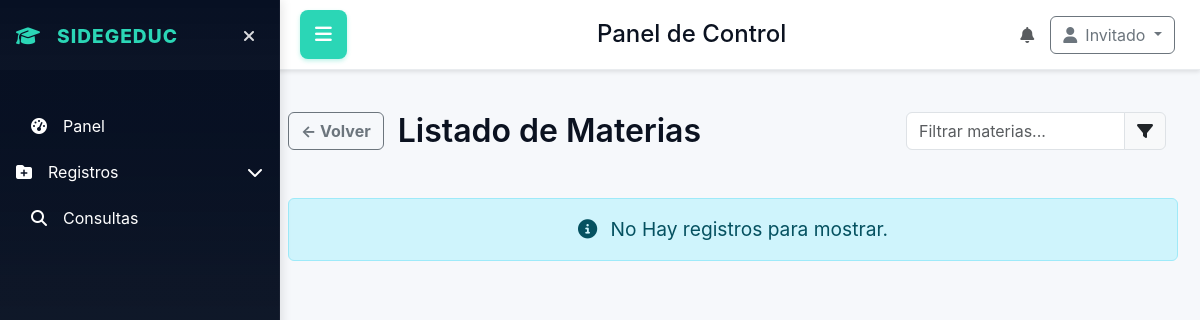
Before: /consultas/materias with the older database file.
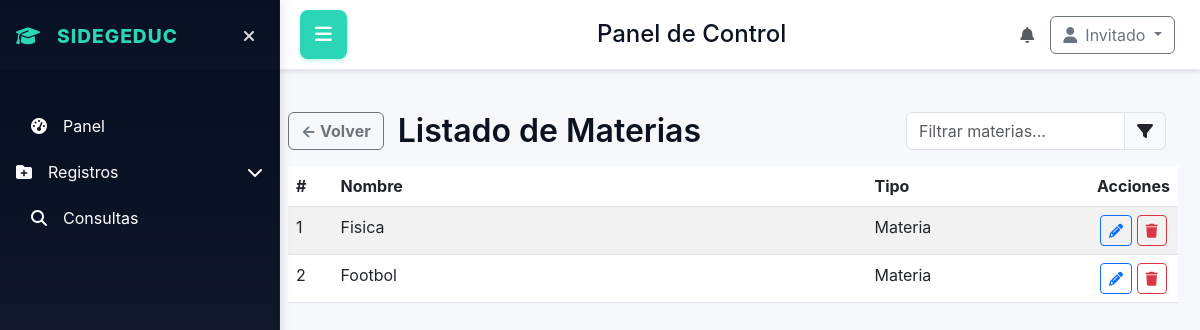
After: the same page with the newer database file.
### database/models.py (models this page shows)
class Materias(db.Model):
    __tablename__ = 'materias'
    id_materia = db.Column(db.Integer, primary_key=True)
    nombre_materia = db.Column(db.String(100), unique=True, nullable=False)

### app.py (the view)
@app.route('/consultas/materias')
def consultas_materias():
    return manejar_la_vista_de.consultas_materias()

### app.py (called while the page is built)
@event.listens_for(Engine, "connect")
def set_sqlite_pragma(dbapi_connection, connection_record):
    if app.config['SQLALCHEMY_DATABASE_URI'].startswith("sqlite"):
        cursor = dbapi_connection.cursor()
        cursor.execute("PRAGMA foreign_keys=ON")
        cursor.close()

@app.context_processor
def inject_user_context():
    try:
        ctx = get_user_context(session)
    except Exception:
        ctx = {}
    return {
        'is_creator': ctx.get('is_creator', False),
        'developer_priv': ctx.get('developer_priv', False),
        'role_name': ctx.get('role_name'),
        'role_desc': ctx.get('role_desc'),
        'status': ctx.get('status'),
        'usuario': ctx.get('user')
    }

### templates/home_panel/struct.html (shortened to what this page needs)
<!DOCTYPE html>
<html lang="en">
<head>
    <link href="https://cdn.jsdelivr.net/npm/bootstrap@5.3.0/dist/css/bootstrap.min.css" rel="stylesheet">
    <link rel="stylesheet" href="https://cdnjs.cloudflare.com/ajax/libs/font-awesome/6.4.0/css/all.min.css">
    <link rel="stylesheet" href="{{ url_for('static', filename='home_panel/home_panel.css') }}">
    <link rel="stylesheet" href="https://cdn.jsdelivr.net/npm/flatpickr/dist/themes/material_blue.css">
</head>
<body>
    <div class="app-layout">
        <aside class="sidebar" id="sidebar">
            <div class="p-3">
                <div class="d-flex align-items-center mb-3">
                    <div class="logo">
                        <i class="fas fa-graduation-cap me-2"></i>
                        SIDEGEDUC
                    </div>
                    <button id="sidebar-toggle" class="sidebar-toggle" aria-label="Ocultar sidebar">
                        <i class="fas fa-times"></i>
                    </button>
                </div>
            </div>
            <nav class="p-3 flex-grow-1">
                <ul class="nav flex-column">
                    <li class="nav-item mb-2">
                        <a class="nav-link" href="{{ url_for('dashboard') }}">
                            <i class="fas fa-tachometer-alt me-3"></i>
                            <span>Panel</span>
                        </a>
                    </li>
                    <li class="nav-item mb-2">
                        <button class="nav-link btn btn-link text-start p-0 w-100" data-bs-toggle="collapse" data-bs-target="#registrosSub" aria-expanded="false">
                            <i class="fas fa-folder-plus me-3"></i>
                            <span>Registros</span>
                            <i class="fas fa-chevron-down ms-auto"></i>
                        </button>
                    </li>
                    <li class="nav-item mb-2">
                        <a class="nav-link" href="{{ url_for('consultas') }}">
                            <i class="fas fa-search me-3"></i>
                            <span>Consultas</span>
                        </a>
                    </li>
                </ul>
            </nav>
        </aside>
        <header class="topbar">
            <button id="menu-toggle" class="menu-toggle">
                <i class="fas fa-bars"></i>
            </button>
            <div class="d-flex align-items-center">
                <h1 class="h4 mb-0 ms-3">Panel de Control</h1>
            </div>
            <div class="d-flex align-items-center">
                <div class="me-3">
                    <i class="fas fa-bell text-muted"></i>
                </div>
                <div class="dropdown">
                    <button class="btn btn-outline-secondary dropdown-toggle" type="button" data-bs-toggle="dropdown">
                        <i class="fas fa-user me-2"></i>{{ usuario if usuario else 'Invitado' }}
                    </button>
                </div>
            </div>
        </header>
        <main class="content">
            {% if content_template %}
                {% include content_template %}
            {% endif %}
        </main>
    </div>
</body>
</html>

### templates/home_panel/consultas_materias.html (shortened to what this page needs)
<div class="container-fluid" style="margin-top:90px;">
  <div class="row align-items-center mb-3">
    <div class="col-auto">
      <a href="{{ url_for('consultas') }}" class="btn btn-outline-secondary" style="font-weight:bold;">
        &larr; Volver
      </a>
    </div>
    <div class="col-auto">
      <h2 class="mb-0" style="font-weight:600; font-size:2rem;">Listado de Materias</h2>
    </div>
    <div class="col text-end">
      <div class="input-group" style="max-width:260px; float:right;">
        <input id="filtro-listado" type="text" class="form-control" placeholder="Filtrar materias..." autocomplete="off">
        <span class="input-group-text"><i class="fas fa-filter"></i></span>
      </div>
    </div>
  </div>
  <link rel="stylesheet" href="/static/home_panel/filtro-dinamico.css">
  {% if rows and rows|length > 0 %}
  <table class="table table-striped">
    <thead>
      <tr>
        <th style="width:5%;">#</th>
        <th style="width:60%;">Nombre</th>
        <th style="width:25%;">Tipo</th>
        <th style="width:10%;text-align:center;">Acciones</th>
      </tr>
    </thead>
    <tbody>
      {% for r in rows %}
      <tr>
        <td>{{ loop.index }}</td>
        <td>{{ r[1] }}</td>
        <td>Materia</td>
        <td style="text-align:center;">
          <a class="btn btn-sm btn-outline-primary" href="/consultas/materias/editar?id={{ r[0] }}" title="Editar"><i class="fas fa-pencil-alt"></i></a>
          <form method="post" action="/consultas/materias/borrar" style="display:inline-block;margin:0;">
            <button class="btn btn-sm btn-outline-danger" title="Borrar" onclick="return confirm('¿Eliminar esta materia?')"><i class="fas fa-trash"></i></button>
          </form>
        </td>
      </tr>
      {% endfor %}
    </tbody>
  </table>
  {% else %}
  <div class="alert alert-info text-center" style="margin-top:48px;font-size:1.2em;">
    <i class="fas fa-info-circle me-2"></i>
    No Hay registros para mostrar.
  </div>
  {% endif %}
</div>

Changed rows visible on the page:
added Materias: nombre_materia "Fisica"
added Materias: nombre_materia "Footbol"
Other visible differences:
text no longer shown: "No Hay registros para mostrar."
text now shown: "# Nombre Tipo Acciones"
